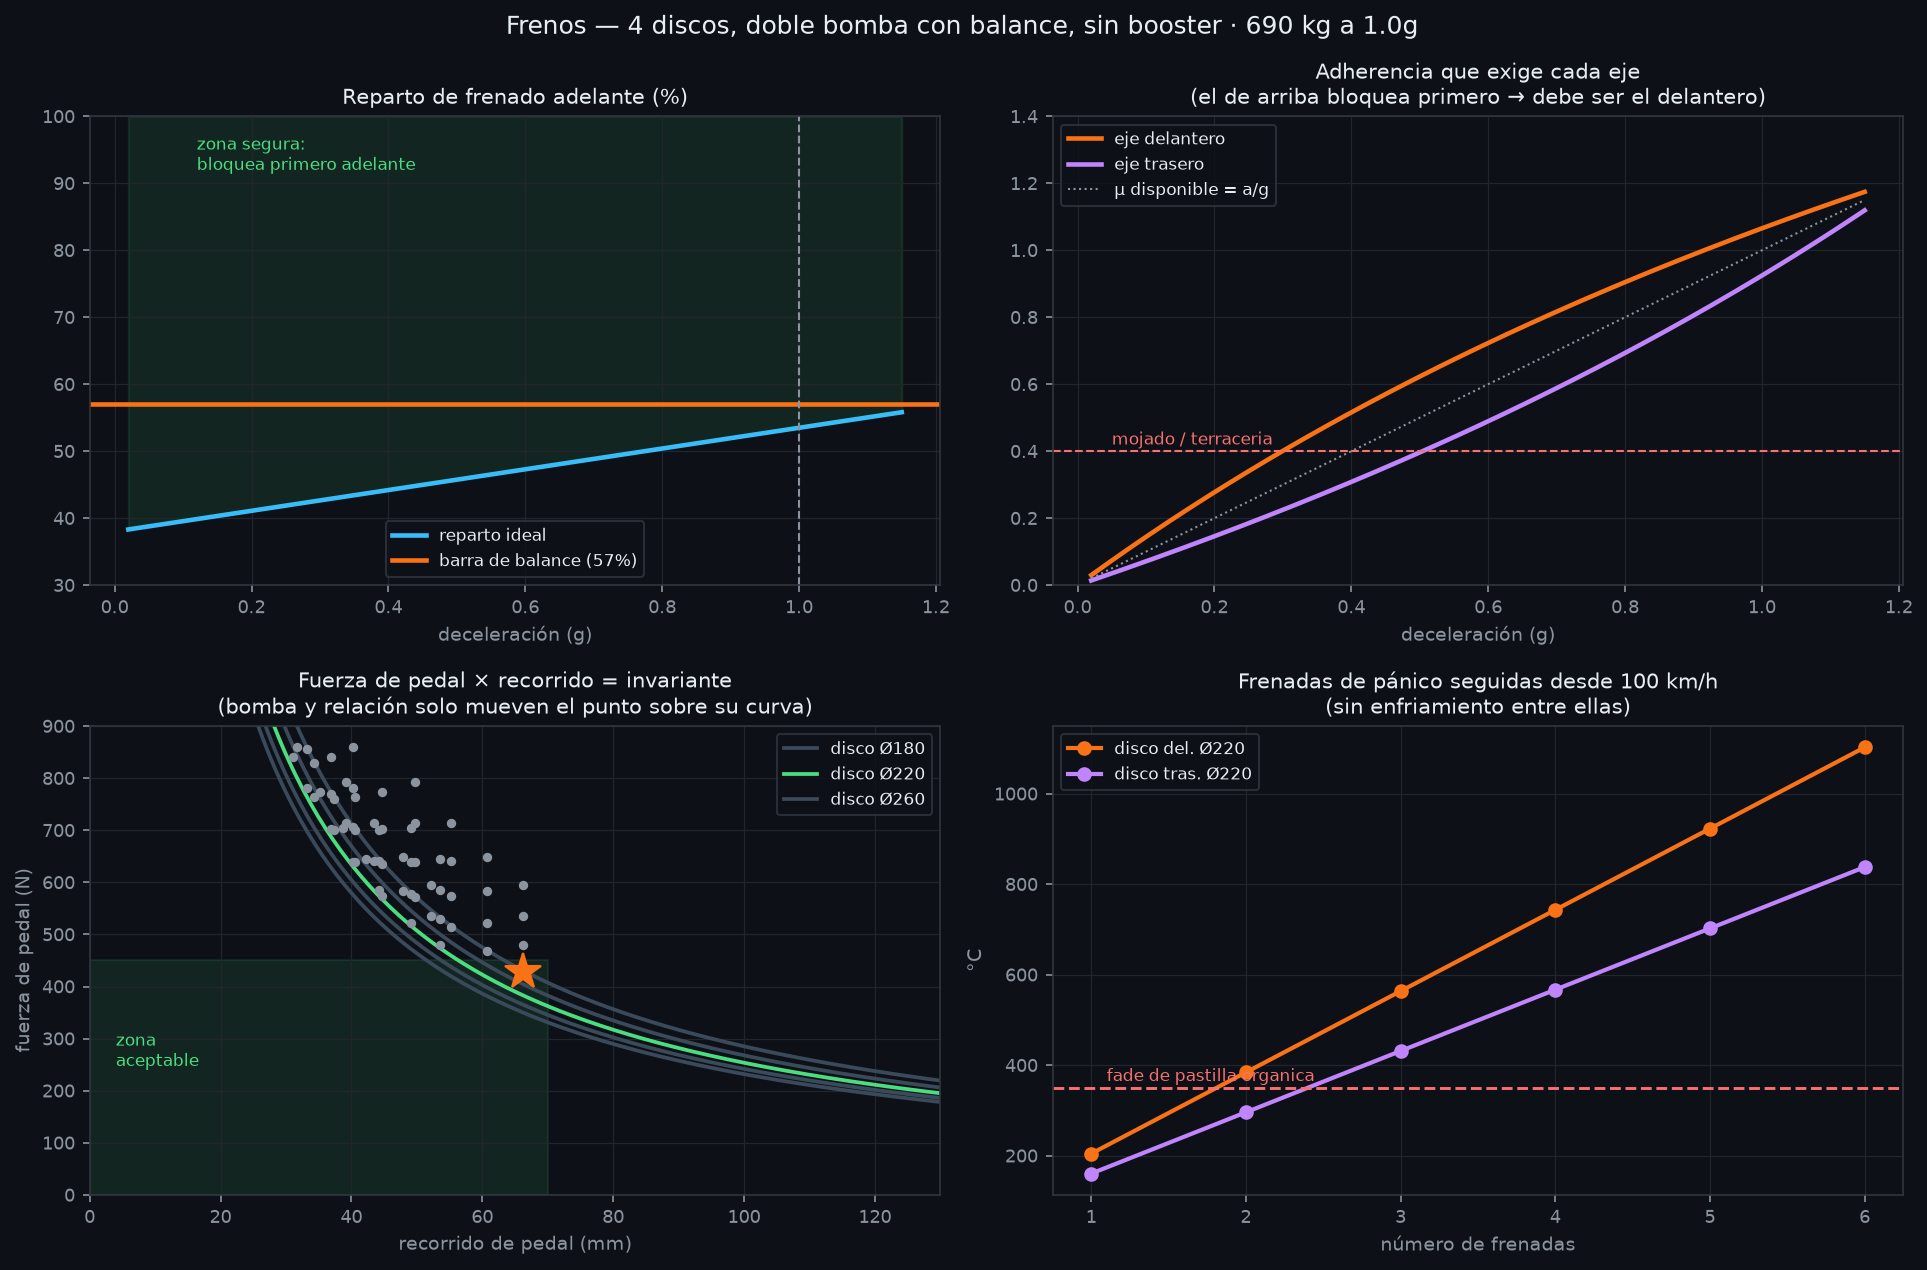

Recreate this plot in Python.
# -*- coding: utf-8 -*-
"""
FRENOS — dimensionado real del sistema hidráulico de 4 discos.

Arquitectura ya fijada en el doc maestro: disco hidráulico ×4, doble bomba con
balance bar, SIN booster, más regen. Adelante mangueta/freno de donante ATV;
atrás el disco propio del QS273 con la ménsula ya integrada en la placa de torque.

Este script resuelve lo que faltaba:
  - reparto dinámico de peso al frenar y reparto de frenado ideal vs fijo
  - elección del balance bar con el criterio de seguridad (que SIEMPRE bloquee
    primero el eje delantero; si bloquea primero el trasero el carro trompea)
  - par requerido por rueda y de ahí el diámetro de disco y área de pistón
  - pedalera: combinación de bombas y relación de pedal que da <450 N sin booster,
    con verificación de recorrido de pedal
  - verificación térmica de una frenada de pánico y de una bajada sostenida
  - interacción con el regen (que solo actúa atrás: hay un límite de seguridad)
  - freno de estacionamiento por palanca integrada en el caliper trasero

Criterio: el freno de fricción solo debe dar 1g POR SÍ SOLO, sin contar con el
regen. El regen puede fallar (batería llena, BMS abierto, controlador en falla) y
el carro tiene que frenar igual.

Salidas:
  calculos/resultados-frenos.md
  calculos/frenos.png
"""
import numpy as np
import os

import matplotlib
matplotlib.use("Agg")
import matplotlib.pyplot as plt

HERE = os.path.dirname(os.path.abspath(__file__))
G = 9.81

# ============================================================================
# 1. DATOS DEL CARRO (de los entregables ya cerrados)
# ============================================================================
MASA      = 690.0     # kg con 2 ocupantes (doc maestro)
DIST_TRAS = 0.62      # fracción estática al eje trasero (38/62)
BATALLA   = 2.13      # m (suspension_trasera.py)
H_CG      = 0.33      # m
R_DEL     = 0.2875    # m, 175/70R13 (Ø575)
R_TRAS    = 0.3005    # m, 175/70R14 (Ø601)
A_OBJ     = 1.0       # g, deceleración de diseño (objetivo declarado del proyecto)

# --- pastillas e hidráulica ---
MU_PAD    = 0.40      # pastilla-disco. Se usa el valor CALIENTE de una pastilla
                      # orgánica/semi-metálica corriente. En frío da 0.45-0.50, o sea
                      # que el sistema se dimensiona para el peor momento, no el mejor.
P_MAX     = 80e5      # Pa (80 bar) — presión de línea de diseño sin booster
F_PEDAL_MAX = 450.0   # N, tope de fuerza de pedal aceptable sin booster
REC_PEDAL_MAX = 70.0  # mm, recorrido de pedal aceptable
CARRERA_PISTON = 0.7e-3   # m, avance de pistón por frenada (holgura + knock-back)
F_COMPLIANCE   = 1.35     # factor por dilatación de mangueras y flexión del pedal

# --- regen ---
PAR_REGEN = 350.0     # N·m por rueda trasera (tope del QS273)

# --- discos candidatos ---
DISCOS_DEL = [0.180, 0.200, 0.220, 0.240, 0.260]   # m, diámetro exterior
DISCO_TRAS = 0.220    # m, el que trae el QS273
DISCO_DEL_MAX = 0.250 # m, lo que cabe en un rin 13" dejando lugar al caliper
# radio efectivo ≈ 0.42·Ø  (centro de pastilla en un disco de auto/moto típico)
def r_ef(d_ext): return 0.42 * d_ext
# pistón de caliper realista: por debajo de Ø26 no hay donantes, por arriba de Ø46 tampoco
D_PISTON_MIN, D_PISTON_MAX = 0.026, 0.046

# --- bombas y pedal candidatos ---
BOMBAS = [0.0143, 0.0159, 0.0175, 0.01905]   # m, calibres comunes (9/16", 5/8", 11/16", 3/4")
RATIOS = [4.5, 5.0, 5.5, 6.0]

# ============================================================================
# 2. REPARTO DINÁMICO DE PESO Y REPARTO DE FRENADO IDEAL
# ============================================================================
def cargas(a_g):
    """Carga normal por eje (N) a una deceleración de a_g veces g."""
    W = MASA * G
    trans = W * a_g * H_CG / BATALLA          # transferencia de peso al frenar
    N_del = W * (1 - DIST_TRAS) + trans
    N_tras = W * DIST_TRAS - trans
    return N_del, N_tras

aa = np.linspace(0.02, 1.15, 200)
Nd, Nt = cargas(aa)
reparto_ideal = Nd / (Nd + Nt)                 # fracción de frenado que toca adelante

# --- elección del reparto fijo (balance bar) ---
# La barra de balance da un reparto FIJO; el ideal cambia con la deceleración.
# Criterio de seguridad: el trasero nunca debe bloquear primero. Eso exige
#   (1-phi) <= DIST_TRAS - a_g*H_CG/BATALLA   para toda a_g hasta la de diseño.
phi_min = 1 - (DIST_TRAS - A_OBJ * H_CG / BATALLA)
PHI = np.ceil((phi_min + 0.035) * 100) / 100   # + margen, redondeado a 1%

# --- coeficiente de adherencia que exige cada eje con el reparto fijo ---
F_tot = MASA * G * aa
mu_del = (PHI * F_tot) / Nd
mu_tras = ((1 - PHI) * F_tot) / Nt

# ============================================================================
# 3. PAR REQUERIDO POR RUEDA A LA DECELERACIÓN DE DISEÑO
# ============================================================================
F_dis = MASA * G * A_OBJ
T_del = PHI * F_dis / 2 * R_DEL
T_tras = (1 - PHI) * F_dis / 2 * R_TRAS

def area_piston(par, d_disco, p=P_MAX):
    """Área TOTAL de pistón por caliper para dar 'par' a la presión p.
    Caliper de pastilla doble: fricción = 2·mu·F_clamp, con F_clamp = p·A."""
    return par / (2 * MU_PAD * p * r_ef(d_disco))

def d_eq(a):
    """Diámetro de un pistón único de la misma área (para comparar con donantes)."""
    return 2 * np.sqrt(a / np.pi)

A_TRAS = area_piston(T_tras, DISCO_TRAS)
D_TRAS_EQ = d_eq(A_TRAS)

# --- el trabajo del pie es INVARIANTE ---------------------------------------
# F_pedal = P·A_bomba/ratio  y  recorrido = (V/A_bomba)·ratio, así que
#   F_pedal × recorrido = 2·(P·A_caliper)·s·k
# El calibre de bomba y la relación de pedal solo intercambian fuerza por
# recorrido: NO se puede ganar por ahí. Lo único que baja el producto es disco
# más grande (más brazo de palanca), mejor pastilla, o desplazar menos fluido.
def trabajo_pedal(d_del):
    c_del = T_del / (2 * MU_PAD * r_ef(d_del))          # P·A del caliper delantero
    c_tras = T_tras / (2 * MU_PAD * r_ef(DISCO_TRAS))
    return 2 * (c_del + c_tras) * CARRERA_PISTON * F_COMPLIANCE

# ============================================================================
# 4. SELECCIÓN ACOPLADA DE DISCO Y PEDALERA
# ============================================================================
# El disco y la pedalera NO se pueden elegir por separado: el disco fija el
# trabajo que el pie tiene que meter, y la pedalera solo lo reparte entre fuerza
# y recorrido. Se buscan las dos cosas juntas.
def evalua(d_del, bore_del, bore_tras, ratio):
    A_del = area_piston(T_del, d_del)
    A_mc_d, A_mc_t = np.pi * (bore_del / 2)**2, np.pi * (bore_tras / 2)**2
    f_pedal = P_MAX * (A_mc_d + A_mc_t) / ratio
    v_del = 2 * A_del * CARRERA_PISTON * F_COMPLIANCE
    v_tras = 2 * A_TRAS * CARRERA_PISTON * F_COMPLIANCE
    rec = max(v_del / A_mc_d, v_tras / A_mc_t) * ratio * 1000
    ok = (f_pedal <= F_PEDAL_MAX and rec <= REC_PEDAL_MAX
          and d_del <= DISCO_DEL_MAX
          and D_PISTON_MIN <= d_eq(A_del) <= D_PISTON_MAX
          and D_PISTON_MIN <= D_TRAS_EQ <= D_PISTON_MAX)
    return dict(disco=d_del, bore_del=bore_del, bore_tras=bore_tras, ratio=ratio,
                A_del=A_del, f=f_pedal, rec=rec, ok=ok)

combos = [evalua(d, bd, bt, r)
          for d in DISCOS_DEL for bd in BOMBAS for bt in BOMBAS for r in RATIOS]
validos = [c for c in combos if c["ok"]]
# Entre los que cumplen, el mejor es el de disco más chico (más barato, más ligero,
# más fácil de acomodar en el rin); a igualdad de disco, el de menor fuerza de pedal.
elegido = (min(validos, key=lambda c: (c["disco"], c["f"])) if validos
           else min(combos, key=lambda c: c["f"] * c["rec"]))
DISCO_DEL = elegido["disco"]
A_DEL = elegido["A_del"]

# tabla por diámetro de disco: qué pide el caliper y cuál es el mejor pedal posible
tabla_del = []
for d in DISCOS_DEL:
    a = area_piston(T_del, d)
    mejores = [c for c in combos if abs(c["disco"] - d) < 1e-9 and c["ok"]]
    mejor = min(mejores, key=lambda c: c["f"]) if mejores else None
    tabla_del.append((d, a, d_eq(a), trabajo_pedal(d), mejor))

# ============================================================================
# 5. TÉRMICO
# ============================================================================
V_PANICO = 100 / 3.6          # m/s, frenada de pánico desde 100 km/h
E_PANICO = 0.5 * MASA * V_PANICO**2
CP_ACERO = 460.0              # J/kg·K
def masa_disco(d_ext, espesor=0.005, d_int_frac=0.62):
    """Masa aproximada de la corona de fricción de un disco macizo de acero."""
    r_e, r_i = d_ext / 2, d_ext / 2 * d_int_frac
    return np.pi * (r_e**2 - r_i**2) * espesor * 7850

m_disco_del = masa_disco(DISCO_DEL)
m_disco_tras = masa_disco(DISCO_TRAS)
dT_del = (PHI * E_PANICO / 2) / (m_disco_del * CP_ACERO)
dT_tras = ((1 - PHI) * E_PANICO / 2) / (m_disco_tras * CP_ACERO)

# Bajada sostenida: 10% de pendiente a 40 km/h, sin regen
PEND, V_BAJADA = 0.10, 40 / 3.6
P_BAJADA = MASA * G * PEND * V_BAJADA
# con regen los motores se comen esta potencia (2 × 8 kW nominal)
P_REGEN_DISP = 2 * 8000.0

# ============================================================================
# 6. REGEN — solo actúa atrás, y eso tiene un límite de seguridad
# ============================================================================
F_REGEN = 2 * PAR_REGEN / R_TRAS
A_REGEN = F_REGEN / (MASA * G)                  # en g
_, Nt_regen = cargas(A_REGEN)
MU_REGEN = F_REGEN / Nt_regen                   # adherencia que exige al eje trasero
# ¿a qué deceleración de regen el eje trasero exige mu = 0.4 (mojado/terracería)?
def mu_tras_regen(a_g):
    return (MASA * G * a_g) / cargas(a_g)[1]
a_seguro = float(aa[np.argmin(np.abs([mu_tras_regen(x) - 0.40 for x in aa]))])

# ============================================================================
# 7. FRENO DE ESTACIONAMIENTO (palanca integrada en el caliper trasero)
# ============================================================================
PEND_PARK = 0.20                                # 20% de pendiente
th = np.arctan(PEND_PARK)
F_PARK = MASA * G * np.sin(th)
N_tras_park = MASA * G * (np.cos(th) * DIST_TRAS - np.sin(th) * H_CG / BATALLA)
MU_PARK = F_PARK / N_tras_park
T_PARK = F_PARK / 2 * R_TRAS
F_CLAMP_PARK = T_PARK / (2 * MU_PAD * r_ef(DISCO_TRAS))

# ============================================================================
# 8. INFORME
# ============================================================================
out_md = os.path.join(HERE, "resultados-frenos.md")
with open(out_md, "w", encoding="utf-8") as f:
    f.write("# Frenos — dimensionado del sistema de 4 discos\n\n")
    f.write("Disco hidráulico ×4, doble bomba con balance bar, **sin booster**, más regen. "
            "Generado por `frenos.py`.\n\n")
    f.write("**Criterio de partida:** el freno de fricción tiene que dar **1g él solo**, sin "
            "contar con el regen. El regen puede desaparecer sin avisar (batería llena, BMS "
            "abierto, controlador en falla) y el carro tiene que frenar igual. Todo lo que "
            "sigue está dimensionado así; el regen es un extra que alarga la vida de las "
            "pastillas, no parte del cálculo de seguridad.\n\n")

    f.write("## 1. Reparto de frenado (lo que decide si el carro trompea)\n\n")
    f.write(f"Al frenar, el peso se pasa adelante: {MASA:.0f} kg × {A_OBJ:.1f}g × "
            f"{H_CG:.2f} m / {BATALLA:.2f} m = **{MASA*G*A_OBJ*H_CG/BATALLA/G:.0f} kg** "
            "de transferencia.\n\n")
    f.write("| | Estático | A 1g |\n|---|---|---|\n")
    Nd0, Nt0 = cargas(0.0); Nd1, Nt1 = cargas(A_OBJ)
    f.write(f"| Eje delantero | {Nd0/G:.0f} kg ({(1-DIST_TRAS)*100:.0f}%) | "
            f"{Nd1/G:.0f} kg ({Nd1/(Nd1+Nt1)*100:.0f}%) |\n")
    f.write(f"| Eje trasero | {Nt0/G:.0f} kg ({DIST_TRAS*100:.0f}%) | "
            f"{Nt1/G:.0f} kg ({Nt1/(Nd1+Nt1)*100:.0f}%) |\n\n")
    f.write("El carro es de motor central y batería atrás: parado carga **62% atrás**, pero "
            f"frenando a 1g se le da la vuelta y queda **{Nd1/(Nd1+Nt1)*100:.0f}% adelante**. "
            "Un reparto de frenado pensado con el peso estático bloquearía el trasero.\n\n")
    f.write("La barra de balance da un reparto **fijo**; el ideal cambia con la deceleración. "
            "La regla de seguridad es que el eje trasero **nunca** bloquee primero — si "
            "bloquea atrás el carro se sale de cola sin remedio; si bloquea adelante solo "
            "pierde dirección y sigue derecho.\n\n")
    f.write(f"- Mínimo teórico para que no bloquee atrás a {A_OBJ:.1f}g: "
            f"**{phi_min*100:.1f}%** adelante.\n")
    f.write(f"- **Reparto elegido: {PHI*100:.0f}% adelante / {(1-PHI)*100:.0f}% atrás** "
            "(con margen). La barra de balance permite afinarlo en las pruebas de F3.\n\n")

    f.write("## 2. Par y hardware por rueda\n\n")
    f.write(f"A {A_OBJ:.1f}g la fuerza total de frenado es {F_dis:.0f} N.\n\n")
    f.write("| | Par por rueda | Disco | Radio efectivo |\n|---|---|---|---|\n")
    f.write(f"| Delantero | **{T_del:.0f} N·m** | Ø{DISCO_DEL*1000:.0f} mm | "
            f"{r_ef(DISCO_DEL)*1000:.0f} mm |\n")
    f.write(f"| Trasero | **{T_tras:.0f} N·m** | Ø{DISCO_TRAS*1000:.0f} mm (el del QS273) | "
            f"{r_ef(DISCO_TRAS)*1000:.0f} mm |\n\n")
    f.write(f"Área de pistón necesaria por caliper delantero, a {P_MAX/1e5:.0f} bar de línea "
            f"y µ de pastilla {MU_PAD}:\n\n")
    f.write("| Disco delantero | Área de pistón | Pistón equivalente | Mejor pedal posible | |\n")
    f.write("|---|---|---|---|---|\n")
    for (d, a, deq, _w, mejor) in tabla_del:
        if mejor is None:
            best = "ninguna combinación cumple"
            marca = "✗"
        else:
            best = f"{mejor['f']:.0f} N / {mejor['rec']:.0f} mm"
            marca = "✓ elegido" if abs(d - DISCO_DEL) < 1e-9 else "ok"
        if d > DISCO_DEL_MAX:
            best = f"no cabe en rin 13\""
            marca = "✗"
        f.write(f"| Ø{d*1000:.0f} mm | {a*1e6:.0f} mm² | Ø{deq*1000:.0f} mm | {best} | {marca} |\n")
    f.write(f"\nTrasero (disco Ø{DISCO_TRAS*1000:.0f} fijo, el del QS273): "
            f"**{A_TRAS*1e6:.0f} mm²** → pistón equivalente Ø{D_TRAS_EQ*1000:.0f} mm.\n\n")
    f.write(f"**Si el pedal se siente largo en las pruebas**, el disco de Ø240 es el cambio "
            f"directo: misma fuerza de pedal pero {[m['rec'] for (d,_a,_e,_w,m) in tabla_del if abs(d-0.240)<1e-9][0]:.0f} mm "
            f"de recorrido en vez de {elegido['rec']:.0f}, y menos temperatura por tener más "
            "masa de corona. Solo hay que verificar que libre el rin de 13\".\n\n")
    f.write(f"**Comprobación cruzada con la placa de torque.** El servicio pide "
            f"{T_tras:.0f} N·m por rueda trasera, pero `placa_torque.py` la dimensionó para "
            f"**630 N·m**. No es contradicción: 630 N·m es el tope real que una rueda trasera "
            f"puede transmitir antes de patinar, y ocurre a **baja** deceleración, cuando el "
            f"eje trasero todavía carga sus {MASA*DIST_TRAS/2:.0f} kg estáticos (µ=1 × "
            f"{MASA*DIST_TRAS/2:.0f} kg × {R_TRAS:.3f} m). Bien: la placa tiene "
            f"{630/T_tras:.2f}× de margen sobre el caso de servicio.\n\n")
    f.write("**Aviso sobre el donante ATV.** Un freno de ATV 300 típico trae disco de "
            "Ø180-200 mm con caliper de un pistón chico. Por la tabla, esos diámetros no dan: "
            "el pistón tendría que ser irreal y la pedalera se vuelve imposible. Se reusa la "
            "**mangueta y la maza** del ATV — que es lo que define la geometría de suspensión "
            f"ya calculada — pero se le monta **disco de Ø{DISCO_DEL*1000:.0f} mm** y caliper "
            "de compacto o de moto deportiva de 2-4 pistones, con una ménsula de adaptación "
            "cortada en láser (del mismo tipo que las cartelas que ya hicimos).\n\n")

    f.write("## 3. Pedalera (sin booster) — y por qué no se elige aparte del disco\n\n")
    f.write("Hay una trampa aquí que vale la pena entender antes de ver la tabla. La fuerza "
            "de pedal es `P·A_bomba/relación` y el recorrido es `(V/A_bomba)·relación`. "
            "Multiplicando las dos, el calibre de bomba y la relación **se cancelan**:\n\n")
    f.write("```\nfuerza de pedal × recorrido = 2 · (P·A_caliper) · avance de pistón\n```\n\n")
    f.write("O sea: **el trabajo que tiene que meter el pie es invariante**. La relación de "
            "pedal y el calibre de bomba solo intercambian fuerza por recorrido — no se puede "
            "ganar por ahí. Lo único que baja ese producto es **disco más grande** (más brazo "
            "de palanca), mejor pastilla, o desplazar menos fluido (mangueras de malla, buen "
            "purgado, poco knock-back).\n\n")
    f.write("Por eso el disco y la pedalera se eligen **juntos**. Con el disco de Ø180 del "
            "donante ATV el trabajo de pedal sale de "
            f"{trabajo_pedal(0.180):.1f} N·m y **ninguna** combinación de bomba y relación "
            f"cumple; con Ø{DISCO_DEL*1000:.0f} baja a {trabajo_pedal(DISCO_DEL):.1f} N·m y ya "
            "hay margen.\n\n")
    f.write(f"Objetivo: **≤ {F_PEDAL_MAX:.0f} N** de pie y **≤ {REC_PEDAL_MAX:.0f} mm** de "
            f"recorrido, a {P_MAX/1e5:.0f} bar de línea.\n\n")
    f.write("| Bomba delantera | Bomba trasera | Relación de pedal | Fuerza de pedal | "
            "Recorrido | |\n|---|---|---|---|---|---|\n")
    muestra = [c for c in combos if abs(c["disco"] - DISCO_DEL) < 1e-9]
    muestra.sort(key=lambda c: (not c["ok"], c["f"]))
    for c in muestra[:12]:
        marca = ("✓ elegida" if c is elegido else "ok" if c["ok"] else "no cumple")
        f.write(f"| Ø{c['bore_del']*1000:.1f} mm | Ø{c['bore_tras']*1000:.1f} mm | "
                f"{c['ratio']:.1f}:1 | {c['f']:.0f} N | {c['rec']:.0f} mm | {marca} |\n")
    f.write(f"\n**Elegida: bomba delantera Ø{elegido['bore_del']*1000:.1f} mm + trasera "
            f"Ø{elegido['bore_tras']*1000:.1f} mm, pedal {elegido['ratio']:.1f}:1** → "
            f"**{elegido['f']:.0f} N** de pie y **{elegido['rec']:.0f} mm** de recorrido "
            f"para {A_OBJ:.1f}g.\n\n")
    f.write("Para referencia: un carro con booster pide 200-250 N; un fórmula sin booster "
            "500-700 N. Estamos en el rango de un kart pesado, que es exactamente lo que es "
            "este carro. **Doble circuito** (una bomba por eje): si revienta una manguera, el "
            "otro eje sigue frenando.\n\n")
    f.write(f"**Margen: escaso.** De {len(combos)} combinaciones evaluadas solo "
            f"**{len(validos)}** cumplen fuerza y recorrido a la vez. No es un sistema con "
            "holgura: es el precio de no llevar booster en un carro de 690 kg.\n\n")
    f.write("Lo que se siente al manejar (la fuerza es proporcional a la deceleración):\n\n")
    f.write("| Frenada | Deceleración | Fuerza de pedal |\n|---|---|---|\n")
    for nom, ag in [("suave, de ciudad", 0.20), ("normal", 0.35),
                    ("fuerte", 0.60), ("pánico", A_OBJ)]:
        f.write(f"| {nom} | {ag:.2f}g | {elegido['f']*ag/A_OBJ:.0f} N |\n")
    f.write(f"\nY casi todo el frenado de ciudad ni siquiera llega al pedal: lo hace el regen "
            f"al soltar el acelerador (§5).\n\n")
    f.write(f"**Sensibilidad a la pastilla.** Todo esto está calculado con µ = {MU_PAD} "
            "(pastilla orgánica corriente, **caliente** — el peor momento, no el mejor):\n\n")
    f.write("| µ de pastilla | Fuerza de pedal para 1g | |\n|---|---|---|\n")
    for mu_ in (0.33, 0.40, 0.45, 0.50):
        f_mu = elegido["f"] * MU_PAD / mu_
        est = "pastilla barata recalentada" if mu_ < 0.36 else (
              "valor de diseño" if abs(mu_ - MU_PAD) < 1e-9 else "semi-metálica / sinterizada")
        f.write(f"| {mu_:.2f} | {f_mu:.0f} N | {est} |\n")
    f.write("\n**Comprar pastilla semi-metálica o sinterizada, no la más barata.** Es la "
            "palanca más efectiva que queda para aligerar el pedal, y cuesta unos pesos.\n\n")

    f.write("## 4. Térmico\n\n")
    f.write(f"Frenada de pánico desde 100 km/h: **{E_PANICO/1000:.0f} kJ** que hay que "
            "convertir en calor.\n\n")
    f.write("| | Masa de la corona | Energía por disco | Subida de temperatura |\n|---|---|---|---|\n")
    f.write(f"| Disco delantero Ø{DISCO_DEL*1000:.0f} | {m_disco_del:.2f} kg | "
            f"{PHI*E_PANICO/2/1000:.0f} kJ | **+{dT_del:.0f} °C** |\n")
    f.write(f"| Disco trasero Ø{DISCO_TRAS*1000:.0f} | {m_disco_tras:.2f} kg | "
            f"{(1-PHI)*E_PANICO/2/1000:.0f} kJ | **+{dT_tras:.0f} °C** |\n\n")
    if max(dT_del, dT_tras) < 350:
        f.write("Una frenada aislada no es problema. El riesgo real son las frenadas "
                "repetidas: sin ventilación forzada, el tercer o cuarto pánico seguido ya "
                "llega a temperatura de fade con pastilla orgánica.\n\n")
    else:
        f.write("**Ojo:** una sola frenada de pánico ya sube demasiado la temperatura — hay "
                "que subir masa de disco o pasar a disco ventilado.\n\n")
    f.write(f"Bajada sostenida al {PEND*100:.0f}% a {V_BAJADA*3.6:.0f} km/h: "
            f"**{P_BAJADA/1000:.1f} kW** continuos. Los dos QS273 aguantan "
            f"{P_REGEN_DISP/1000:.0f} kW nominales, así que **en bajada el regen se lo come "
            "entero y los discos ni se enteran** — siempre que la batería tenga dónde meter "
            "la energía. Con la batería llena el regen se corta: en bajada larga hay que "
            "salir con la batería por debajo del 90%.\n\n")

    f.write("## 5. Regen — dónde está su límite\n\n")
    f.write(f"Los dos QS273 dan {PAR_REGEN:.0f} N·m por rueda de regen → {F_REGEN:.0f} N → "
            f"**{A_REGEN:.2f}g**. Eso cubre casi todo el frenado de diario.\n\n")
    f.write(f"**Pero el regen actúa SOLO atrás.** A {A_REGEN:.2f}g el eje trasero tiene que "
            f"generar toda esa fuerza él solo, lo que le exige un coeficiente de adherencia "
            f"de **µ = {MU_REGEN:.2f}**:\n\n")
    f.write(f"- Pavimento seco (µ ≈ 0.9): sobra. ✓\n")
    f.write(f"- Mojado o terracería (µ ≈ 0.4): **el eje trasero se bloquea** y el carro se "
            f"sale de cola, sin que el piloto haya tocado el pedal.\n\n")
    f.write(f"**Configuración obligatoria en los controladores:** limitar el regen a "
            f"~**{a_seguro:.2f}g** (el punto donde el trasero solo exige µ 0.40), y ponerlo "
            "progresivo con el pedal en vez de todo-o-nada al soltar el acelerador. Es un "
            "parámetro de software: se afina en F3 y no cuesta hardware. Sin esto el carro "
            "es peligroso en piso mojado.\n\n")

    f.write("## 6. Freno de estacionamiento\n\n")
    f.write(f"Con motores de cubo no hay transmisión donde \"dejarlo en velocidad\": el freno "
            f"de mano es la única cosa que sujeta el carro. Se resuelve con **caliper trasero "
            f"con palanca mecánica integrada** — la misma pinza hace freno de servicio y de "
            f"mano, sin ménsulas ni pinzas extra, y la placa de torque ya tiene su montaje.\n\n")
    f.write(f"En pendiente del {PEND_PARK*100:.0f}% (la más fuerte que se ve en calle):\n\n")
    f.write(f"- Fuerza a sujetar: {F_PARK:.0f} N · adherencia que exige al eje trasero: "
            f"**µ = {MU_PARK:.2f}** (sobra con cualquier piso decente) ✓\n")
    f.write(f"- Par por rueda trasera: {T_PARK:.0f} N·m → fuerza de apriete de la palanca "
            f"**{F_CLAMP_PARK/1000:.1f} kN**\n\n")
    f.write("Un caliper de palanca de cable entrega 3-5 kN, así que cumple con margen. "
            "**Al comprar:** verificar que el patrón de barrenos coincida con las orejas de "
            f"la placa de torque ({82:.0f} mm de separación, a "
            f"{110:.0f} mm de radio); si no, se re-corre `placa_torque.py` con las cotas "
            "nuevas — son 5 minutos.\n\n")

    f.write("## 7. Lista de compra de esta sección\n\n")
    f.write(f"- 2 × disco delantero Ø{DISCO_DEL*1000:.0f} mm × 5 mm (macizo) + ménsula de "
            "adaptación a la maza del ATV (corte láser)\n")
    f.write(f"- 2 × caliper delantero de área de pistón ≥ {A_DEL*1e6:.0f} mm² "
            f"(equivalente a un pistón de Ø{2*np.sqrt(A_DEL/np.pi)*1000:.0f} mm) + ménsula\n")
    f.write(f"- 2 × caliper trasero **con palanca de freno de mano**, área de pistón ≥ "
            f"{A_TRAS*1e6:.0f} mm² (Ø{D_TRAS_EQ*1000:.0f} mm equivalente); el disco lo trae "
            "el QS273\n")
    f.write(f"- 1 × bomba de freno Ø{elegido['bore_del']*1000:.1f} mm (circuito delantero) + "
            f"1 × Ø{elegido['bore_tras']*1000:.1f} mm (trasero) + barra de balance ajustable "
            "+ depósitos\n")
    f.write(f"- 1 × pedal de freno colgante o de piso, relación **{elegido['ratio']:.1f}:1**\n")
    f.write("- Manguera flexible DOT (4 tramos) + línea rígida de acero + niples; líquido DOT4\n")
    f.write("- 1 × palanca de freno de mano con cable doble + tensores\n\n")
    f.write("**Nunca recortar aquí** (doc maestro §9): frenos es de las cuatro cosas donde no "
            "se ahorra.\n")

# ============================================================================
# 9. GRÁFICA
# ============================================================================
fig, axs = plt.subplots(2, 2, figsize=(13, 8.6), facecolor="#0d1117")
for ax in axs.flat:
    ax.set_facecolor("#0d1117"); ax.grid(color="#21262d", lw=0.6)
    ax.tick_params(colors="#8b949e", labelsize=8.5)
    for sp in ax.spines.values(): sp.set_color("#30363d")

ax = axs[0, 0]
ax.plot(aa, reparto_ideal * 100, color="#38bdf8", lw=2.2, label="reparto ideal")
ax.axhline(PHI * 100, color="#f97316", lw=2.2, label=f"barra de balance ({PHI*100:.0f}%)")
ax.axvline(A_OBJ, color="#8b949e", lw=1, ls="--")
ax.fill_between(aa, reparto_ideal * 100, 100, color="#4ade80", alpha=0.10)
ax.text(0.12, 92, "zona segura:\nbloquea primero adelante", color="#4ade80", fontsize=8)
ax.set_ylim(30, 100)
ax.set_title("Reparto de frenado adelante (%)", color="#e6edf3", fontsize=10)
ax.set_xlabel("deceleración (g)", color="#8b949e", fontsize=9)
ax.legend(facecolor="#0d1117", edgecolor="#30363d", labelcolor="#e6edf3", fontsize=8)

ax = axs[0, 1]
ax.plot(aa, mu_del, color="#f97316", lw=2.2, label="eje delantero")
ax.plot(aa, mu_tras, color="#c084fc", lw=2.2, label="eje trasero")
ax.plot(aa, aa, color="#8b949e", lw=1, ls=":", label="µ disponible = a/g")
ax.axhline(0.40, color="#f87171", lw=1, ls="--")
ax.text(0.05, 0.42, "mojado / terraceria", color="#f87171", fontsize=8)
ax.set_ylim(0, 1.4)
ax.set_title("Adherencia que exige cada eje\n(el de arriba bloquea primero → debe ser el delantero)",
             color="#e6edf3", fontsize=10)
ax.set_xlabel("deceleración (g)", color="#8b949e", fontsize=9)
ax.legend(facecolor="#0d1117", edgecolor="#30363d", labelcolor="#e6edf3", fontsize=8)

ax = axs[1, 0]
# Fuerza vs recorrido: cada disco es una hipérbola (su trabajo de pedal es fijo);
# moverse sobre la curva = cambiar bomba o relación, y no sirve de nada.
rr_ = np.linspace(20, 130, 200)
for d in DISCOS_DEL:
    w = trabajo_pedal(d)
    ax.plot(rr_, w / (rr_ / 1000), lw=1.8,
            color="#4ade80" if abs(d - DISCO_DEL) < 1e-9 else "#3a4a5a",
            label=f"disco Ø{d*1000:.0f}" if abs(d - DISCO_DEL) < 1e-9 or d in (0.180, 0.260) else None)
ax.add_patch(plt.Rectangle((0, 0), REC_PEDAL_MAX, F_PEDAL_MAX, color="#4ade80", alpha=0.10))
ax.text(4, F_PEDAL_MAX * 0.55, "zona\naceptable", color="#4ade80", fontsize=8)
for c in combos:
    if abs(c["disco"] - DISCO_DEL) < 1e-9:
        ax.plot(c["rec"], c["f"], marker="o", ms=3.5,
                color="#4ade80" if c["ok"] else "#8b949e", zorder=4)
ax.plot(elegido["rec"], elegido["f"], marker="*", ms=18, color="#f97316", zorder=5)
ax.set_xlim(0, 130); ax.set_ylim(0, 900)
ax.set_title("Fuerza de pedal × recorrido = invariante\n"
             "(bomba y relación solo mueven el punto sobre su curva)",
             color="#e6edf3", fontsize=10)
ax.set_xlabel("recorrido de pedal (mm)", color="#8b949e", fontsize=9)
ax.set_ylabel("fuerza de pedal (N)", color="#8b949e", fontsize=9)
ax.legend(facecolor="#0d1117", edgecolor="#30363d", labelcolor="#e6edf3", fontsize=8)

ax = axs[1, 1]
n = np.arange(1, 7)
ax.plot(n, 25 + dT_del * n, marker="o", color="#f97316", lw=2, label=f"disco del. Ø{DISCO_DEL*1000:.0f}")
ax.plot(n, 25 + dT_tras * n, marker="o", color="#c084fc", lw=2, label=f"disco tras. Ø{DISCO_TRAS*1000:.0f}")
ax.axhline(350, color="#f87171", lw=1.4, ls="--")
ax.text(1.1, 365, "fade de pastilla organica", color="#f87171", fontsize=8)
ax.set_title("Frenadas de pánico seguidas desde 100 km/h\n(sin enfriamiento entre ellas)",
             color="#e6edf3", fontsize=10)
ax.set_xlabel("número de frenadas", color="#8b949e", fontsize=9)
ax.set_ylabel("°C", color="#8b949e", fontsize=9)
ax.legend(facecolor="#0d1117", edgecolor="#30363d", labelcolor="#e6edf3", fontsize=8)

fig.suptitle(f"Frenos — 4 discos, doble bomba con balance, sin booster · "
             f"{MASA:.0f} kg a {A_OBJ:.1f}g", color="#e6edf3", fontsize=12)
fig.tight_layout()
out_png = os.path.join(HERE, "frenos.png")
fig.savefig(out_png, dpi=150, facecolor="#0d1117", bbox_inches="tight")

print(f"reparto: minimo {phi_min*100:.1f}% -> elegido {PHI*100:.0f}% adelante")
print(f"par: delantero {T_del:.0f} N.m  trasero {T_tras:.0f} N.m")
print(f"disco delantero elegido {DISCO_DEL*1000:.0f} mm, piston {A_DEL*1e6:.0f} mm2 "
      f"(D eq {2*np.sqrt(A_DEL/np.pi)*1000:.0f} mm)")
print(f"trasero: piston {A_TRAS*1e6:.0f} mm2 (D eq {D_TRAS_EQ*1000:.0f} mm)")
print(f"pedalera: bombas {elegido['bore_del']*1000:.1f}/{elegido['bore_tras']*1000:.1f} mm "
      f"ratio {elegido['ratio']:.1f} -> {elegido['f']:.0f} N, recorrido {elegido['rec']:.0f} mm "
      f"({len(validos)} combinaciones validas de {len(combos)})")
print(f"termico: dT delantero {dT_del:.0f} C  trasero {dT_tras:.0f} C")
print(f"regen: {A_REGEN:.2f}g exige mu {MU_REGEN:.2f} atras -> limitar a {a_seguro:.2f}g")
print(f"parking: mu {MU_PARK:.2f}, clamp {F_CLAMP_PARK/1000:.1f} kN")
print(f"OK  informe: {out_md}\nOK  grafica: {out_png}")
